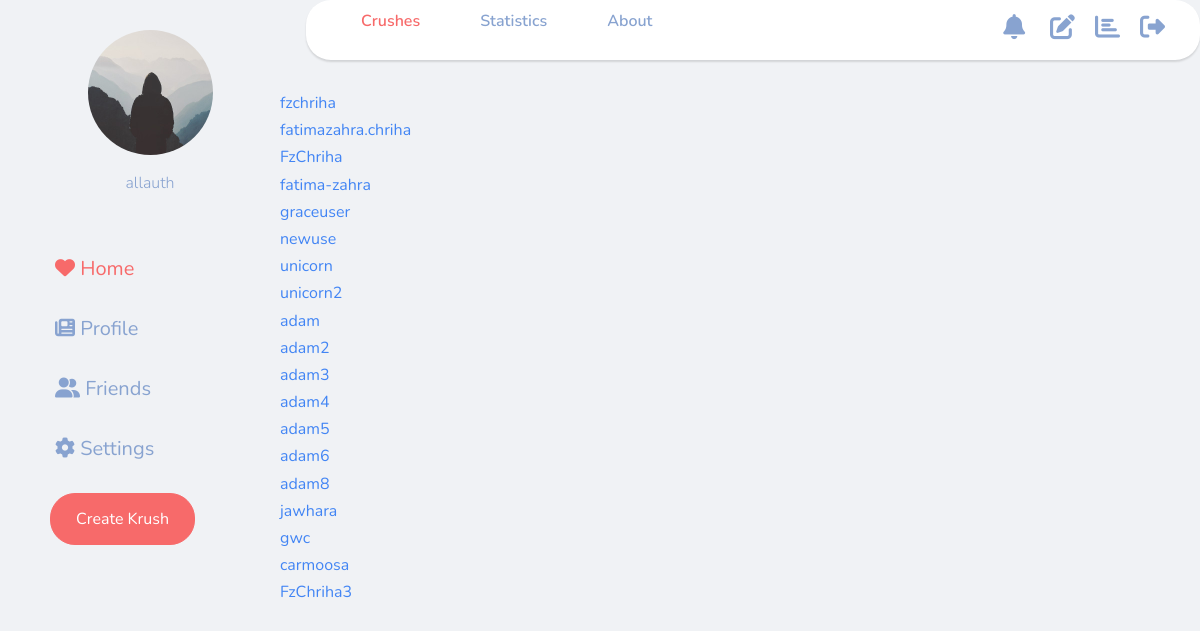
The page /friends/ (signed in) on the database its author committed.
### users/models.py (models this page shows)
class Profile(models.Model):
    user = models.OneToOneField(settings.AUTH_USER_MODEL, on_delete=models.CASCADE,)
    image = models.ImageField(default='default.jpg', upload_to='profile_pics')
    friends = models.ManyToManyField("Profile", blank=True)
    def __str__(self):
        return str(self.user.username)

### users/views.py (the view)
# urls.py: path('friends/', users_list, name='users_list'),
def users_list(request):
    users = Profile.objects.exclude(user=request.user)
    sent_friend_requests = FriendRequest.objects.filter(from_user=request.user)
    rec_friend_requests = FriendRequest.objects.filter(to_user=request.user)
    context = {
        'users': users,
        'sent_friend_requests': sent_friend_requests,
        'rec_friend_requests': rec_friend_requests
    }
    return render(request, "users/friends.html", context)

### users/templates/users/friends.html
{% extends "posts/base.html" %}
{% load crispy_forms_tags %}
{% block content %}
    <div class="container">
        <ul>
        {% for user_p in users %}
          <li><a href="{% url 'users:profile_view' pk=user_p.pk %}">{{ user_p }}</a></li>
        {% endfor %}
        </ul>
    </div>
{% endblock content %}

### posts/templates/posts/base.html (shortened to what this page needs)
{% load static %}
<!DOCTYPE html>
<html lang="en">
<head>
  <link rel="stylesheet" type="text/css" href="https://stackpath.bootstrapcdn.com/bootstrap/4.5.0/css/bootstrap.min.css">
  <link rel="stylesheet" href="https://cdnjs.cloudflare.com/ajax/libs/jqueryui/1.12.1/jquery-ui.min.css">
  <link rel="stylesheet" href="{% static 'css/main.css' %}">
  <link rel="stylesheet" type="text/css" href="{% static 'css/tagsinput.css'%}">
  <link rel="stylesheet" type="text/css" href="{% static 'css/feed.css'%}">
  <link rel="stylesheet" type="text/css" href="{% static 'css/notifications.css' %}">
</head>
<body translate="no">
    <div class="wrapper">
        <div class="sidebar">
            <div class="sidebar__inner">
                <div class="profile_info">
                <div class="profile_img">
                <img class="rounded-circle" src="{{ user.profile.image.url }}" alt="profile_img">
                </div>
                <div class="profile_data">
                <p class="role">{{ user.username }}</p>
                </div>
                </div>
                    <ul class="siderbar_menu">
                        <li><a href="{% url 'crushes:crush' %}" class="active">
                        <div class="title"><i class="fas fa-heart"></i> Home</div>
                        </a></li>
                        <li><a href="{% url 'users:profile' %}">
                        <div class="title"><i class="fas fa-newspaper"></i> Profile</div>
                        </a></li>
                        <li><a href="{% url 'users:users_list' %}">
                        <div class="title"><i class="fas fa-user-friends"></i> Friends</div>
                        </a></li>
                        <li><a href="#">
                        <div class="title"><i class="fas fa-cog"></i> Settings</div>
                        </a></li>
                    </ul>
                    <div><a href="{% url 'crushes:create-crush' %}" class="btn">Create Krush</a></div>
            </div>
        </div>
        <div class="main_container">
            <div class="top_navbar">
                <ul class="menu">
                    <li><a href="{% url 'crushes:crush' %}" class="active">Crushes</a></li>
                    <li><a href="{% url 'crushes:statistics' %}">Statistics</a></li>
                    <li><a href="#">About</a></li>
                </ul>
                <ul class="right_bar">
                    <div class="notifications">
                        <div class="icon_wrap"><i class="fas fa-bell"></i></div>
                    </div>
                    <li><a href="{% url 'crushes:create-crush' %}"><i class="fas fa-edit"></i></a></li>
                    <li><a href="{% url 'crushes:statistics' %}"><i class="fas fa-chart-bar"></i></a></li>
                    <li><a href="{% url 'logout' %}"><i class="fas fa-sign-out-alt"></i></a></li>
                </ul>
            </div>
            {% block content %}{% endblock content %}
</body>
</html>

### static/css/main.css (style rules this page uses)
body { line-height: 1.7; color: gray; font-weight: 400; font-size: 1rem; }
a { -webkit-transition: .3s all ease; -o-transition: .3s all ease; transition: .3s all ease; }
.btn { font-size: 16px; border-radius: 30px; padding: 10px 30px; }

### static/css/feed.css (style rules this page uses)
* { margin: 0; padding: 0; box-sizing: border-box; text-decoration: none; list-style: none; }
body { background: #f0f2f5; font-family: "Nunito", -apple-system, BlinkMacSystemFont, "Segoe UI", Roboto, "Helvetica Neue", Arial, sans-serif, "Apple Color Emoji", "Segoe UI Emoji", "Segoe UI Symbol", "Noto Color Emoji"; }
a { color: #4285f4; }
.wrapper { display: flex; width: 100%; }
.wrapper .sidebar { position: relative; }
.wrapper .sidebar__inner { width: 250px; position: fixed; top: 0; left: 25px; height: 100%; background: #f0f2f5; z-index: 999; transition: all 0.3s ease; }
.wrapper .main_container { margin-left: 250px; width: calc(100% - 250px); transition: all 0.3s ease; }
.wrapper .sidebar__inner .profile_info { padding: 30px 50px; text-align: center; }
.wrapper .sidebar__inner .profile_info .profile_img { width: 125px; margin: 0 auto 15px; }
.wrapper .sidebar__inner .profile_info .profile_img img { width: 100%; display: block; }
.wrapper .sidebar__inner .profile_info .profile_data .role { font-weight: 300; color: #88a3d0; margin-bottom: 15px; }
.wrapper .sidebar__inner .btn { margin: 0 25px; padding: 13px 25px; border-radius: 25px; background: #f76a6a; border: 1px solid #f76a6a; color: #fff; cursor: pointer; }
.wrapper .sidebar__inner .siderbar_menu li a { padding: 10px 30px; display: block; height: 55px; position: relative; margin-bottom: 5px; width: 70%; font-size: 20px; color: #88a3d0; }
.wrapper .sidebar__inner .siderbar_menu li a.active { color: #f76a6a; }
.wrapper .sidebar__inner .siderbar_menu li a:hover:before, .wrapper .sidebar__inner .siderbar_menu li a.active:before { display: block; }
.wrapper .main_container .top_navbar { width: calc(100% - 306px); height: 60px; background: #fff; display: flex; justify-content: space-between; padding: 15px 25px; position: fixed; top: 0; left: 306px; border-radius: 25px; box-shadow: 0 2px 2px rgba(0, 0, 0, 0.125); transition: all 0.3s ease; }
.wrapper .main_container .top_navbar .menu { display: flex; align-items: center; }
.wrapper .main_container .top_navbar .menu li a { margin: 0 15px; padding: 0 15px; position: relative; color: #88a3d0; font-weight: 600; text-align: center; }
.wrapper .main_container .top_navbar .menu li a.active, .wrapper .main_container .top_navbar .menu li a:hover { color: #f76a6a; }
.wrapper .main_container .top_navbar .menu li a:hover:before, .wrapper .main_container .top_navbar .menu li a.active:before { display: block; }
.wrapper .main_container .top_navbar .right_bar { display: flex; align-item: center; }
.wrapper .main_container .top_navbar .right_bar li { margin: 0 10px; }
.wrapper .main_container .top_navbar .right_bar .fas { font-size: 25px; cursor: pointer; color: #88a3d0; }
.wrapper .main_container .container { padding: 30px; margin-top: 60px; }

### static/css/notifications.css (style rules this page uses)
.notifications { margin-right: 15px; }
.notifications { position: relative; }

### rows shown on the page
Profile: user.username "fzchriha"
Profile: user.username "fatimazahra.chriha"
Profile: user.username "FzChriha"
Profile: user.username "fatima-zahra"
Profile: user.username "graceuser"
Profile: user.username "newuse"
Profile: user.username "unicorn"
Profile: user.username "unicorn2"
Profile: user.username "adam"
Profile: user.username "adam2"
Profile: user.username "adam3"
Profile: user.username "adam4"
Profile: user.username "adam5"
Profile: user.username "adam6"
Profile: user.username "adam8"
Profile: user.username "jawhara"
Profile: user.username "gwc"
Profile: user.username "carmoosa"
Profile: user.username "FzChriha3"

### other values the page prints
{{ user.username }} "allauth"
